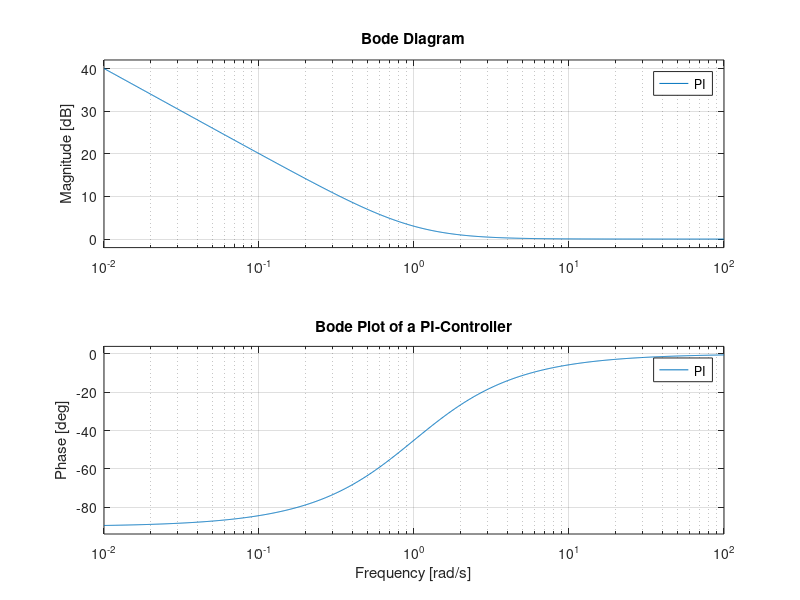
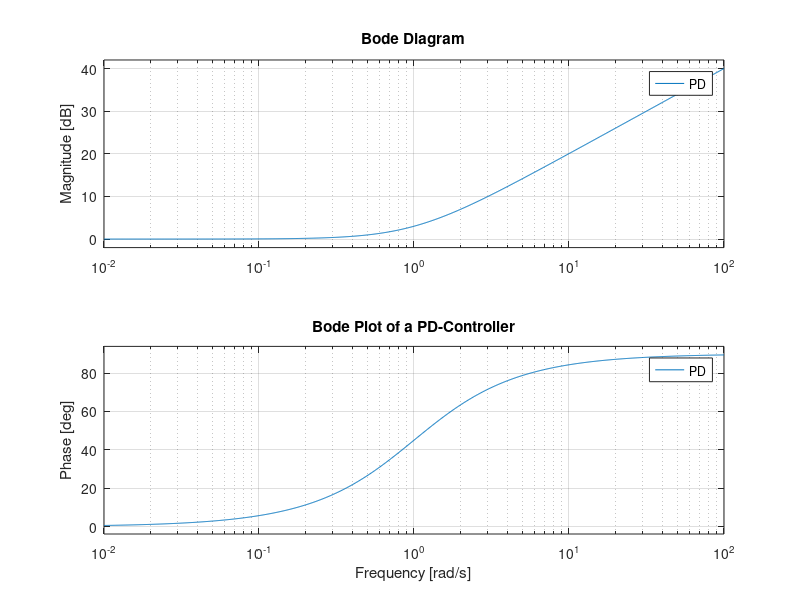
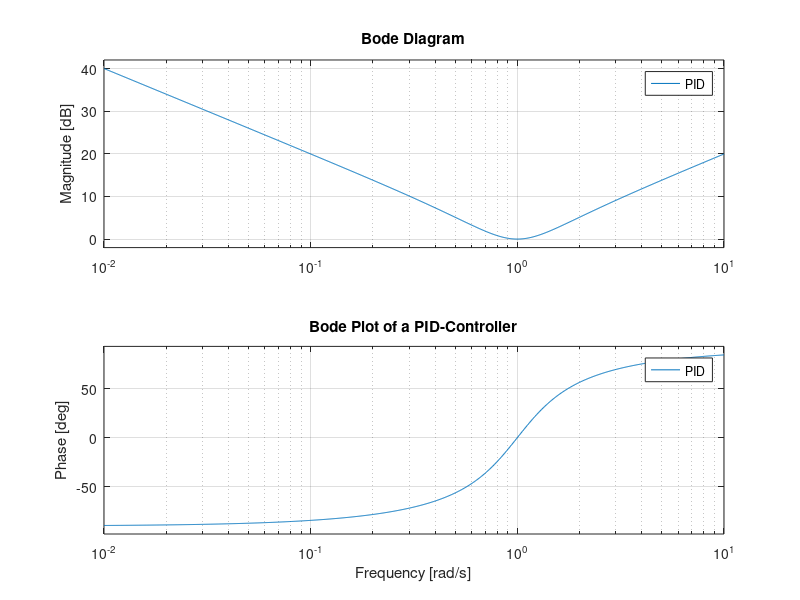
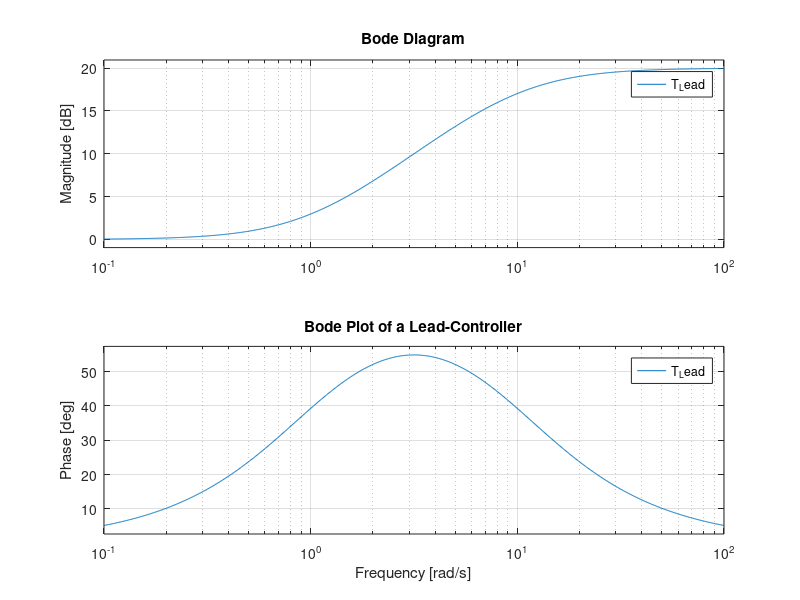

MATLAB code to generate these figures, in order:
% Bode Plots of PI-, PD-, PID-, Lead-, Lag-Controller
close all
clear
clc

s = tf("s");

k_P = 1;
k_I = 1;
k_D = 1;

% PI
PI = (k_P * s + k_I) / s;
figure(1)
bode(PI);
title("Bode Plot of a PI-Controller")

% PD
PD = k_P + k_D * s;
figure(2)
bode(PD)
title("Bode Plot of a PD-Controller")

% PID
PID = (k_P * s + k_I + k_D * s*s) / s;
figure(3)
bode(PID)
title("Bode Plot of a PID-Controller")

% Lead (0 < a < b)
a = 1;
b = 10;
T_Lead = (s/a + 1) / (s/b + 1);
figure(4)
bode(T_Lead)
title("Bode Plot of a Lead-Controller")

% Lag (0 < b < a)
a = 10;
b = 1;
T_Lag = (s/a + 1) / (s/b + 1);
figure(5)
bode(T_Lag)
title("Bode Plot of a Lag-Controller")